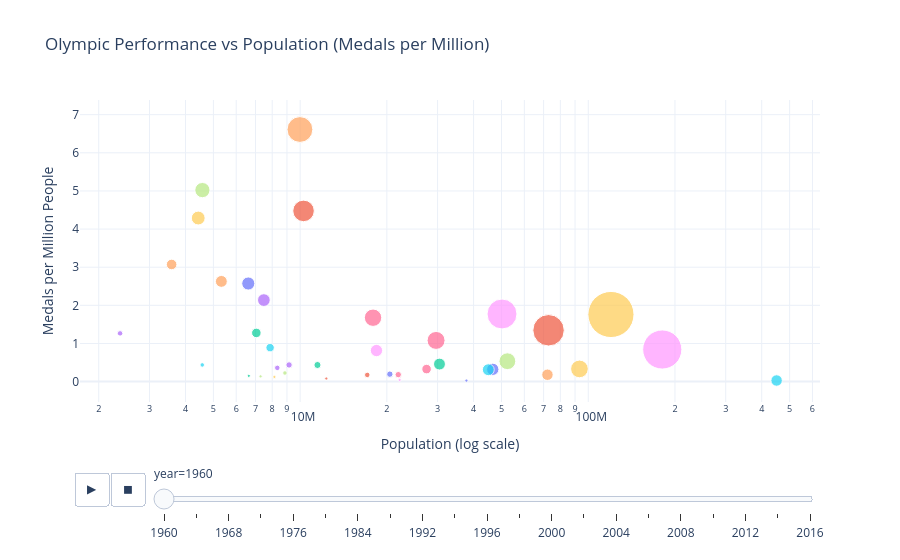

This figure's notebook cell:
### Markdown cell above
### 6.2 Medals vs population

### Code cell
medals_df = olympics[
    olympics["medal"].notna() &
    olympics["population"].notna()
].copy()

country_year = (
    medals_df
    .groupby(["year", "country"], as_index=False)
    .agg(
        medal_count=("medal", "count"),
        population=("population", "median")
    )
)

# Compute medals per million people
country_year["medals_per_million"] = (
    country_year["medal_count"] / country_year["population"] * 1_000_000
)

# Optional: filter out tiny countries to avoid extreme values
country_year = country_year[country_year["population"] > 1_000_000]

fig = px.scatter(
    country_year,
    x="population",
    y="medals_per_million",
    size="medal_count",
    color="country",
    hover_name="country",
    animation_frame="year",
    log_x=True,
    size_max=50,
    title="Olympic Performance vs Population (Medals per Million)"
)

fig.update_layout(
    template="plotly_white",
    xaxis_title="Population (log scale)",
    yaxis_title="Medals per Million People",
    showlegend=False
)

fig.show()

### Figure 1 — Plotly figure (JSON) as saved in the notebook; plotly's stock layout.template omitted (floating-point values rounded to 4 significant figures)
{"data": [{"hovertemplate": "<b>%{hovertext}</b><br><br>country=Argentina<br>year=1960<br>population=%{x}<br>medals_per_million=%{y}<br>medal_count=%{marker.size}<extra></extra>", "hovertext": ["Argentina"], "legendgroup": "Argentina", "marker": {"color": "#636efa", "size": [4], "sizemode": "area", "sizeref": 0.1984, "symbol": "circle"}, "mode": "markers", "name": "Argentina", "orientation": "v", "showlegend": true, "type": "scatter", "x": [20480000.0], "xaxis": "x", "y": [0.1953], "yaxis": "y"}, {"hovertemplate": "<b>%{hovertext}</b><br><br>country=Australia<br>year=1960<br>population=%{x}<br>medals_per_million=%{y}<br>medal_count=%{marker.size}<extra></extra>", "hovertext": ["Australia"], "legendgroup": "Australia", "marker": {"color": "#EF553B", "size": [46], "sizemode": "area", "sizeref": 0.1984, "symbol": "circle"}, "mode": "markers", "name": "Australia", "orientation": "v", "showlegend": true, "type": "scatter", "x": [10280000.0], "xaxis": "x", "y": [4.476], "yaxis": "y"}, {"hovertemplate": "<b>%{hovertext}</b><br><br>country=Austria<br>year=1960<br>population=%{x}<br>medals_per_million=%{y}<br>medal_count=%{marker.size}<extra></extra>", "hovertext": ["Austria"], "legendgroup": "Austria", "marker": {"color": "#00cc96", "size": [9], "sizemode": "area", "sizeref": 0.1984, "symbol": "circle"}, "mode": "markers", "name": "Austria", "orientation": "v", "showlegend": true, "type": "scatter", "x": [7048000.0], "xaxis": "x", "y": [1.277], "yaxis": "y"}, {"hovertemplate": "<b>%{hovertext}</b><br><br>country=Belgium<br>year=1960<br>population=%{x}<br>medals_per_million=%{y}<br>medal_count=%{marker.size}<extra></extra>", "hovertext": ["Belgium"], "legendgroup": "Belgium", "marker": {"color": "#ab63fa", "size": [4], "sizemode": "area", "sizeref": 0.1984, "symbol": "circle"}, "mode": "markers", "name": "Belgium", "orientation": "v", "showlegend": true, "type": "scatter", "x": [9153000.0], "xaxis": "x", "y": [0.437], "yaxis": "y"}, {"hovertemplate": "<b>%{hovertext}</b><br><br>country=Brazil<br>year=1960<br>population=%{x}<br>medals_per_million=%{y}<br>medal_count=%{marker.size}<extra></extra>", "hovertext": ["Brazil"], "legendgroup": "Brazil", "marker": {"color": "#FFA15A", "size": [13], "sizemode": "area", "sizeref": 0.1984, "symbol": "circle"}, "mode": "markers", "name": "Brazil", "orientation": "v", "showlegend": true, "type": "scatter", "x": [72180000.0], "xaxis": "x", "y": [0.1801], "yaxis": "y"}, {"hovertemplate": "<b>%{hovertext}</b><br><br>country=Bulgaria<br>year=1960<br>population=%{x}<br>medals_per_million=%{y}<br>medal_count=%{marker.size}<extra></extra>", "hovertext": ["Bulgaria"], "legendgroup": "Bulgaria", "marker": {"color": "#19d3f3", "size": [7], "sizemode": "area", "sizeref": 0.1984, "symbol": "circle"}, "mode": "markers", "name": "Bulgaria", "orientation": "v", "showlegend": true, "type": "scatter", "x": [7867000.0], "xaxis": "x", "y": [0.8898], "yaxis": "y"}, {"hovertemplate": "<b>%{hovertext}</b><br><br>country=Canada<br>year=1960<br>population=%{x}<br>medals_per_million=%{y}<br>medal_count=%{marker.size}<extra></extra>", "hovertext": ["Canada"], "legendgroup": "Canada", "marker": {"color": "#FF6692", "size": [30], "sizemode": "area", "sizeref": 0.1984, "symbol": "circle"}, "mode": "markers", "name": "Canada", "orientation": "v", "showlegend": true, "type": "scatter", "x": [17910000.0], "xaxis": "x", "y": [1.675], "yaxis": "y"}, {"hovertemplate": "<b>%{hovertext}</b><br><br>country=Denmark<br>year=1960<br>population=%{x}<br>medals_per_million=%{y}<br>medal_count=%{marker.size}<extra></extra>", "hovertext": ["Denmark"], "legendgroup": "Denmark", "marker": {"color": "#B6E880", "size": [23], "sizemode": "area", "sizeref": 0.1984, "symbol": "circle"}, "mode": "markers", "name": "Denmark", "orientation": "v", "showlegend": true, "type": "scatter", "x": [4580000.0], "xaxis": "x", "y": [5.022], "yaxis": "y"}, {"hovertemplate": "<b>%{hovertext}</b><br><br>country=Ethiopia<br>year=1960<br>population=%{x}<br>medals_per_million=%{y}<br>medal_count=%{marker.size}<extra></extra>", "hovertext": ["Ethiopia"], "legendgroup": "Ethiopia", "marker": {"color": "#FF97FF", "size": [1], "sizemode": "area", "sizeref": 0.1984, "symbol": "circle"}, "mode": "markers", "name": "Ethiopia", "orientation": "v", "showlegend": true, "type": "scatter", "x": [22150000.0], "xaxis": "x", "y": [0.04514], "yaxis": "y"}, {"hovertemplate": "<b>%{hovertext}</b><br><br>country=Finland<br>year=1960<br>population=%{x}<br>medals_per_million=%{y}<br>medal_count=%{marker.size}<extra></extra>", "hovertext": ["Finland"], "legendgroup": "Finland", "marker": {"color": "#FECB52", "size": [19], "sizemode": "area", "sizeref": 0.1984, "symbol": "circle"}, "mode": "markers", "name": "Finland", "orientation": "v", "showlegend": true, "type": "scatter", "x": [4430000.0], "xaxis": "x", "y": [4.289], "yaxis": "y"}, {"hovertemplate": "<b>%{hovertext}</b><br><br>country=France<br>year=1960<br>population=%{x}<br>medals_per_million=%{y}<br>medal_count=%{marker.size}<extra></extra>", "hovertext": ["France"], "legendgroup": "France", "marker": {"color": "#636efa", "size": [15], "sizemode": "area", "sizeref": 0.1984, "symbol": "circle"}, "mode": "markers", "name": "France", "orientation": "v", "showlegend": true, "type": "scatter", "x": [46620000.0], "xaxis": "x", "y": [0.3217], "yaxis": "y"}, {"hovertemplate": "<b>%{hovertext}</b><br><br>country=Germany<br>year=1960<br>population=%{x}<br>medals_per_million=%{y}<br>medal_count=%{marker.size}<extra></extra>", "hovertext": ["Germany"], "legendgroup": "Germany", "marker": {"color": "#EF553B", "size": [98], "sizemode": "area", "sizeref": 0.1984, "symbol": "circle"}, "mode": "markers", "name": "Germany", "orientation": "v", "showlegend": true, "type": "scatter", "x": [72810000.0], "xaxis": "x", "y": [1.346], "yaxis": "y"}, {"hovertemplate": "<b>%{hovertext}</b><br><br>country=Ghana<br>year=1960<br>population=%{x}<br>medals_per_million=%{y}<br>medal_count=%{marker.size}<extra></extra>", "hovertext": ["Ghana"], "legendgroup": "Ghana", "marker": {"color": "#00cc96", "size": [1], "sizemode": "area", "sizeref": 0.1984, "symbol": "circle"}, "mode": "markers", "name": "Ghana", "orientation": "v", "showlegend": true, "type": "scatter", "x": [6635000.0], "xaxis": "x", "y": [0.1507], "yaxis": "y"}, {"hovertemplate": "<b>%{hovertext}</b><br><br>country=Greece<br>year=1960<br>population=%{x}<br>medals_per_million=%{y}<br>medal_count=%{marker.size}<extra></extra>", "hovertext": ["Greece"], "legendgroup": "Greece", "marker": {"color": "#ab63fa", "size": [3], "sizemode": "area", "sizeref": 0.1984, "symbol": "circle"}, "mode": "markers", "name": "Greece", "orientation": "v", "showlegend": true, "type": "scatter", "x": [8332000.0], "xaxis": "x", "y": [0.3601], "yaxis": "y"}, {"hovertemplate": "<b>%{hovertext}</b><br><br>country=Hungary<br>year=1960<br>population=%{x}<br>medals_per_million=%{y}<br>medal_count=%{marker.size}<extra></extra>", "hovertext": ["Hungary"], "legendgroup": "Hungary", "marker": {"color": "#FFA15A", "size": [66], "sizemode": "area", "sizeref": 0.1984, "symbol": "circle"}, "mode": "markers", "name": "Hungary", "orientation": "v", "showlegend": true, "type": "scatter", "x": [9984000.0], "xaxis": "x", "y": [6.611], "yaxis": "y"}, {"hovertemplate": "<b>%{hovertext}</b><br><br>country=India<br>year=1960<br>population=%{x}<br>medals_per_million=%{y}<br>medal_count=%{marker.size}<extra></extra>", "hovertext": ["India"], "legendgroup": "India", "marker": {"color": "#19d3f3", "size": [13], "sizemode": "area", "sizeref": 0.1984, "symbol": "circle"}, "mode": "markers", "name": "India", "orientation": "v", "showlegend": true, "type": "scatter", "x": [450500000.0], "xaxis": "x", "y": [0.02885], "yaxis": "y"}, {"hovertemplate": "<b>%{hovertext}</b><br><br>country=Iran<br>year=1960<br>population=%{x}<br>medals_per_million=%{y}<br>medal_count=%{marker.size}<extra></extra>", "hovertext": ["Iran"], "legendgroup": "Iran", "marker": {"color": "#FF6692", "size": [4], "sizemode": "area", "sizeref": 0.1984, "symbol": "circle"}, "mode": "markers", "name": "Iran", "orientation": "v", "showlegend": true, "type": "scatter", "x": [21910000.0], "xaxis": "x", "y": [0.1826], "yaxis": "y"}, {"hovertemplate": "<b>%{hovertext}</b><br><br>country=Iraq<br>year=1960<br>population=%{x}<br>medals_per_million=%{y}<br>medal_count=%{marker.size}<extra></extra>", "hovertext": ["Iraq"], "legendgroup": "Iraq", "marker": {"color": "#B6E880", "size": [1], "sizemode": "area", "sizeref": 0.1984, "symbol": "circle"}, "mode": "markers", "name": "Iraq", "orientation": "v", "showlegend": true, "type": "scatter", "x": [7290000.0], "xaxis": "x", "y": [0.1372], "yaxis": "y"}, {"hovertemplate": "<b>%{hovertext}</b><br><br>country=Italy<br>year=1960<br>population=%{x}<br>medals_per_million=%{y}<br>medal_count=%{marker.size}<extra></extra>", "hovertext": ["Italy"], "legendgroup": "Italy", "marker": {"color": "#FF97FF", "size": [89], "sizemode": "area", "sizeref": 0.1984, "symbol": "circle"}, "mode": "markers", "name": "Italy", "orientation": "v", "showlegend": true, "type": "scatter", "x": [50200000.0], "xaxis": "x", "y": [1.773], "yaxis": "y"}, {"hovertemplate": "<b>%{hovertext}</b><br><br>country=Japan<br>year=1960<br>population=%{x}<br>medals_per_million=%{y}<br>medal_count=%{marker.size}<extra></extra>", "hovertext": ["Japan"], "legendgroup": "Japan", "marker": {"color": "#FECB52", "size": [31], "sizemode": "area", "sizeref": 0.1984, "symbol": "circle"}, "mode": "markers", "name": "Japan", "orientation": "v", "showlegend": true, "type": "scatter", "x": [93220000.0], "xaxis": "x", "y": [0.3326], "yaxis": "y"}, {"hovertemplate": "<b>%{hovertext}</b><br><br>country=Mexico<br>year=1960<br>population=%{x}<br>medals_per_million=%{y}<br>medal_count=%{marker.size}<extra></extra>", "hovertext": ["Mexico"], "legendgroup": "Mexico", "marker": {"color": "#636efa", "size": [1], "sizemode": "area", "sizeref": 0.1984, "symbol": "circle"}, "mode": "markers", "name": "Mexico", "orientation": "v", "showlegend": true, "type": "scatter", "x": [37770000.0], "xaxis": "x", "y": [0.02647], "yaxis": "y"}, {"hovertemplate": "<b>%{hovertext}</b><br><br>country=Morocco<br>year=1960<br>population=%{x}<br>medals_per_million=%{y}<br>medal_count=%{marker.size}<extra></extra>", "hovertext": ["Morocco"], "legendgroup": "Morocco", "marker": {"color": "#EF553B", "size": [1], "sizemode": "area", "sizeref": 0.1984, "symbol": "circle"}, "mode": "markers", "name": "Morocco", "orientation": "v", "showlegend": true, "type": "scatter", "x": [12330000.0], "xaxis": "x", "y": [0.08111], "yaxis": "y"}, {"hovertemplate": "<b>%{hovertext}</b><br><br>country=Netherlands<br>year=1960<br>population=%{x}<br>medals_per_million=%{y}<br>medal_count=%{marker.size}<extra></extra>", "hovertext": ["Netherlands"], "legendgroup": "Netherlands", "marker": {"color": "#00cc96", "size": [5], "sizemode": "area", "sizeref": 0.1984, "symbol": "circle"}, "mode": "markers", "name": "Netherlands", "orientation": "v", "showlegend": true, "type": "scatter", "x": [11490000.0], "xaxis": "x", "y": [0.4353], "yaxis": "y"}, {"hovertemplate": "<b>%{hovertext}</b><br><br>country=New Zealand<br>year=1960<br>population=%{x}<br>medals_per_million=%{y}<br>medal_count=%{marker.size}<extra></extra>", "hovertext": ["New Zealand"], "legendgroup": "New Zealand", "marker": {"color": "#ab63fa", "size": [3], "sizemode": "area", "sizeref": 0.1984, "symbol": "circle"}, "mode": "markers", "name": "New Zealand", "orientation": "v", "showlegend": true, "type": "scatter", "x": [2372000.0], "xaxis": "x", "y": [1.265], "yaxis": "y"}, {"hovertemplate": "<b>%{hovertext}</b><br><br>country=Norway<br>year=1960<br>population=%{x}<br>medals_per_million=%{y}<br>medal_count=%{marker.size}<extra></extra>", "hovertext": ["Norway"], "legendgroup": "Norway", "marker": {"color": "#FFA15A", "size": [11], "sizemode": "area", "sizeref": 0.1984, "symbol": "circle"}, "mode": "markers", "name": "Norway", "orientation": "v", "showlegend": true, "type": "scatter", "x": [3581000.0], "xaxis": "x", "y": [3.072], "yaxis": "y"}, {"hovertemplate": "<b>%{hovertext}</b><br><br>country=Pakistan<br>year=1960<br>population=%{x}<br>medals_per_million=%{y}<br>medal_count=%{marker.size}<extra></extra>", "hovertext": ["Pakistan"], "legendgroup": "Pakistan", "marker": {"color": "#19d3f3", "size": [14], "sizemode": "area", "sizeref": 0.1984, "symbol": "circle"}, "mode": "markers", "name": "Pakistan", "orientation": "v", "showlegend": true, "type": "scatter", "x": [44990000.0], "xaxis": "x", "y": [0.3112], "yaxis": "y"}, {"hovertemplate": "<b>%{hovertext}</b><br><br>country=Poland<br>year=1960<br>population=%{x}<br>medals_per_million=%{y}<br>medal_count=%{marker.size}<extra></extra>", "hovertext": ["Poland"], "legendgroup": "Poland", "marker": {"color": "#FF6692", "size": [32], "sizemode": "area", "sizeref": 0.1984, "symbol": "circle"}, "mode": "markers", "name": "Poland", "orientation": "v", "showlegend": true, "type": "scatter", "x": [29640000.0], "xaxis": "x", "y": [1.08], "yaxis": "y"}, {"hovertemplate": "<b>%{hovertext}</b><br><br>country=Portugal<br>year=1960<br>population=%{x}<br>medals_per_million=%{y}<br>medal_count=%{marker.size}<extra></extra>", "hovertext": ["Portugal"], "legendgroup": "Portugal", "marker": {"color": "#B6E880", "size": [2], "sizemode": "area", "sizeref": 0.1984, "symbol": "circle"}, "mode": "markers", "name": "Portugal", "orientation": "v", "showlegend": true, "type": "scatter", "x": [8858000.0], "xaxis": "x", "y": [0.2258], "yaxis": "y"}, {"hovertemplate": "<b>%{hovertext}</b><br><br>country=Romania<br>year=1960<br>population=%{x}<br>medals_per_million=%{y}<br>medal_count=%{marker.size}<extra></extra>", "hovertext": ["Romania"], "legendgroup": "Romania", "marker": {"color": "#FF97FF", "size": [15], "sizemode": "area", "sizeref": 0.1984, "symbol": "circle"}, "mode": "markers", "name": "Romania", "orientation": "v", "showlegend": true, "type": "scatter", "x": [18410000.0], "xaxis": "x", "y": [0.8149], "yaxis": "y"}, {"hovertemplate": "<b>%{hovertext}</b><br><br>country=Russia<br>year=1960<br>population=%{x}<br>medals_per_million=%{y}<br>medal_count=%{marker.size}<extra></extra>", "hovertext": ["Russia"], "legendgroup": "Russia", "marker": {"color": "#FECB52", "size": [211], "sizemode": "area", "sizeref": 0.1984, "symbol": "circle"}, "mode": "markers", "name": "Russia", "orientation": "v", "showlegend": true, "type": "scatter", "x": [119900000.0], "xaxis": "x", "y": [1.76], "yaxis": "y"}, {"hovertemplate": "<b>%{hovertext}</b><br><br>country=Serbia<br>year=1960<br>population=%{x}<br>medals_per_million=%{y}<br>medal_count=%{marker.size}<extra></extra>", "hovertext": ["Serbia"], "legendgroup": "Serbia", "marker": {"color": "#636efa", "size": [17], "sizemode": "area", "sizeref": 0.1984, "symbol": "circle"}, "mode": "markers", "name": "Serbia", "orientation": "v", "showlegend": true, "type": "scatter", "x": [6608000.0], "xaxis": "x", "y": [2.573], "yaxis": "y"}, {"hovertemplate": "<b>%{hovertext}</b><br><br>country=South Africa<br>year=1960<br>population=%{x}<br>medals_per_million=%{y}<br>medal_count=%{marker.size}<extra></extra>", "hovertext": ["South Africa"], "legendgroup": "South Africa", "marker": {"color": "#EF553B", "size": [3], "sizemode": "area", "sizeref": 0.1984, "symbol": "circle"}, "mode": "markers", "name": "South Africa", "orientation": "v", "showlegend": true, "type": "scatter", "x": [17100000.0], "xaxis": "x", "y": [0.1754], "yaxis": "y"}, {"hovertemplate": "<b>%{hovertext}</b><br><br>country=Spain<br>year=1960<br>population=%{x}<br>medals_per_million=%{y}<br>medal_count=%{marker.size}<extra></extra>", "hovertext": ["Spain"], "legendgroup": "Spain", "marker": {"color": "#00cc96", "size": [14], "sizemode": "area", "sizeref": 0.1984, "symbol": "circle"}, "mode": "markers", "name": "Spain", "orientation": "v", "showlegend": true, "type": "scatter", "x": [30460000.0], "xaxis": "x", "y": [0.4597], "yaxis": "y"}, {"hovertemplate": "<b>%{hovertext}</b><br><br>country=Sweden<br>year=1960<br>population=%{x}<br>medals_per_million=%{y}<br>medal_count=%{marker.size}<extra></extra>", "hovertext": ["Sweden"], "legendgroup": "Sweden", "marker": {"color": "#ab63fa", "size": [16], "sizemode": "area", "sizeref": 0.1984, "symbol": "circle"}, "mode": "markers", "name": "Sweden", "orientation": "v", "showlegend": true, "type": "scatter", "x": [7485000.0], "xaxis": "x", "y": [2.138], "yaxis": "y"}, {"hovertemplate": "<b>%{hovertext}</b><br><br>country=Switzerland<br>year=1960<br>population=%{x}<br>medals_per_million=%{y}<br>medal_count=%{marker.size}<extra></extra>", "hovertext": ["Switzerland"], "legendgroup": "Switzerland", "marker": {"color": "#FFA15A", "size": [14], "sizemode": "area", "sizeref": 0.1984, "symbol": "circle"}, "mode": "markers", "name": "Switzerland", "orientation": "v", "showlegend": true, "type": "scatter", "x": [5328000.0], "xaxis": "x", "y": [2.628], "yaxis": "y"}, {"hovertemplate": "<b>%{hovertext}</b><br><br>country=Syria<br>year=1960<br>population=%{x}<br>medals_per_million=%{y}<br>medal_count=%{marker.size}<extra></extra>", "hovertext": ["Syria"], "legendgroup": "Syria", "marker": {"color": "#19d3f3", "size": [2], "sizemode": "area", "sizeref": 0.1984, "symbol": "circle"}, "mode": "markers", "name": "Syria", "orientation": "v", "showlegend": true, "type": "scatter", "x": [4574000.0], "xaxis": "x", "y": [0.4373], "yaxis": "y"}, {"hovertemplate": "<b>%{hovertext}</b><br><br>country=Turkey<br>year=1960<br>population=%{x}<br>medals_per_million=%{y}<br>medal_count=%{marker.size}<extra></extra>", "hovertext": ["Turkey"], "legendgroup": "Turkey", "marker": {"color": "#FF6692", "size": [9], "sizemode": "area", "sizeref": 0.1984, "symbol": "circle"}, "mode": "markers", "name": "Turkey", "orientation": "v", "showlegend": true, "type": "scatter", "x": [27470000.0], "xaxis": "x", "y": [0.3276], "yaxis": "y"}, {"hovertemplate": "<b>%{hovertext}</b><br><br>country=UK<br>year=1960<br>population=%{x}<br>medals_per_million=%{y}<br>medal_count=%{marker.size}<extra></extra>", "hovertext": ["UK"], "legendgroup": "UK", "marker": {"color": "#B6E880", "size": [28], "sizemode": "area", "sizeref": 0.1984, "symbol": "circle"}, "mode": "markers", "name": "UK", "orientation": "v", "showlegend": true, "type": "scatter", "x": [52400000.0], "xaxis": "x", "y": [0.5344], "yaxis": "y"}, {"hovertemplate": "<b>%{hovertext}</b><br><br>country=USA<br>year=1960<br>population=%{x}<br>medals_per_million=%{y}<br>medal_count=%{marker.size}<extra></extra>", "hovertext": ["USA"], "legendgroup": "USA", "marker": {"color": "#FF97FF", "size": [152], "sizemode": "area", "sizeref": 0.1984, "symbol": "circle"}, "mode": "markers", "name": "USA", "orientation": "v", "showlegend": true, "type": "scatter", "x": [180700000.0], "xaxis": "x", "y": [0.8413], "yaxis": "y"}, {"hovertemplate": "<b>%{hovertext}</b><br><br>country=Venezuela<br>year=1960<br>population=%{x}<br>medals_per_million=%{y}<br>medal_count=%{marker.size}<extra></extra>", "hovertext": ["Venezuela"], "legendgroup": "Venezuela", "marker": {"color": "#FECB52", "size": [1], "sizemode": "area", "sizeref": 0.1984, "symbol": "circle"}, "mode": "markers", "name": "Venezuela", "orientation": "v", "showlegend": true, "type": "scatter", "x": [8142000.0], "xaxis": "x", "y": [0.1228], "yaxis": "y"}], "layout": {"legend": {"itemsizing": "constant", "title": {"text": "country"}, "tracegroupgap": 0}, "showlegend": false, "sliders": [{"active": 0, "currentvalue": {"prefix": "year="}, "len": 0.9, "pad": {"b": 10, "t": 60}, "steps": [{"args": [["1960"], {"frame": {"duration": 0, "redraw": false}, "fromcurrent": true, "mode": "immediate", "transition": {"duration": 0, "easing": "linear"}}], "label": "1960", "method": "animate"}, {"args": [["1964"], {"frame": {"duration": 0, "redraw": false}, "fromcurrent": true, "mode": "immediate", "transition": {"duration": 0, "easing": "linear"}}], "label": "1964", "method": "animate"}, {"args": [["1968"], {"frame": {"duration": 0, "redraw": false}, "fromcurrent": true, "mode": "immediate", "transition": {"duration": 0, "easing": "linear"}}], "label": "1968", "method": "animate"}, {"args": [["1972"], {"frame": {"duration": 0, "redraw": false}, "fromcurrent": true, "mode": "immediate", "transition": {"duration": 0, "easing": "linear"}}], "label": "1972", "method": "animate"}, {"args": [["1976"], {"frame": {"duration": 0, "redraw": false}, "fromcurrent": true, "mode": "immediate", "transition": {"duration": 0, "easing": "linear"}}], "label": "1976", "method": "animate"}, {"args": [["1980"], {"frame": {"duration": 0, "redraw": false}, "fromcurrent": true, "mode": "immediate", "transition": {"duration": 0, "easing": "linear"}}], "label": "1980", "method": "animate"}, {"args": [["1984"], {"frame": {"duration": 0, "redraw": false}, "fromcurrent": true, "mode": "immediate", "transition": {"duration": 0, "easing": "linear"}}], "label": "1984", "method": "animate"}, {"args": [["1988"], {"frame": {"duration": 0, "redraw": false}, "fromcurrent": true, "mode": "immediate", "transition": {"duration": 0, "easing": "linear"}}], "label": "1988", "method": "animate"}, {"args": [["1992"], {"frame": {"duration": 0, "redraw": false}, "fromcurrent": true, "mode": "immediate", "transition": {"duration": 0, "easing": "linear"}}], "label": "1992", "method": "animate"}, {"args": [["1994"], {"frame": {"duration": 0, "redraw": false}, "fromcurrent": true, "mode": "immediate", "transition": {"duration": 0, "easing": "linear"}}], "label": "1994", "method": "animate"}, {"args": [["1996"], {"frame": {"duration": 0, "redraw": false}, "fromcurrent": true, "mode": "immediate", "transition": {"duration": 0, "easing": "linear"}}], "label": "1996", "method": "animate"}, {"args": [["1998"], {"frame": {"duration": 0, "redraw": false}, "fromcurrent": true, "mode": "immediate", "transition": {"duration": 0, "easing": "linear"}}], "label": "1998", "method": "animate"}, {"args": [["2000"], {"frame": {"duration": 0, "redraw": false}, "fromcurrent": true, "mode": "immediate", "transition": {"duration": 0, "easing": "linear"}}], "label": "2000", "method": "animate"}, {"args": [["2002"], {"frame": {"duration": 0, "redraw": false}, "fromcurrent": true, "mode": "immediate", "transition": {"duration": 0, "easing": "linear"}}], "label": "2002", "method": "animate"}, {"args": [["2004"], {"frame": {"duration": 0, "redraw": false}, "fromcurrent": true, "mode": "immediate", "transition": {"duration": 0, "easing": "linear"}}], "label": "2004", "method": "animate"}, {"args": [["2006"], {"frame": {"duration": 0, "redraw": false}, "fromcurrent": true, "mode": "immediate", "transition": {"duration": 0, "easing": "linear"}}], "label": "2006", "method": "animate"}, {"args": [["2008"], {"frame": {"duration": 0, "redraw": false}, "fromcurrent": true, "mode": "immediate", "transition": {"duration": 0, "easing": "linear"}}], "label": "2008", "method": "animate"}, {"args": [["2010"], {"frame": {"duration": 0, "redraw": false}, "fromcurrent": true, "mode": "immediate", "transition": {"duration": 0, "easing": "linear"}}], "label": "2010", "method": "animate"}, {"args": [["2012"], {"frame": {"duration": 0, "redraw": false}, "fromcurrent": true, "mode": "immediate", "transition": {"duration": 0, "easing": "linear"}}], "label": "2012", "method": "animate"}, {"args": [["2014"], {"frame": {"duration": 0, "redraw": false}, "fromcurrent": true, "mode": "immediate", "transition": {"duration": 0, "easing": "linear"}}], "label": "2014", "method": "animate"}, {"args": [["2016"], {"frame": {"duration": 0, "redraw": false}, "fromcurrent": true, "mode": "immediate", "transition": {"duration": 0, "easing": "linear"}}], "label": "2016", "method": "animate"}], "x": 0.1, "xanchor": "left", "y": 0, "yanchor": "top"}], "title": {"text": "Olympic Performance vs Population (Medals per Million)"}, "updatemenus": [{"buttons": [{"args": [null, {"frame": {"duration": 500, "redraw": false}, "fromcurrent": true, "mode": "immediate", "transition": {"duration": 500, "easing": "linear"}}], "label": "&#9654;", "method": "animate"}, {"args": [[null], {"frame": {"duration": 0, "redraw": false}, "fromcurrent": true, "mode": "immediate", "transition": {"duration": 0, "easing": "linear"}}], "label": "&#9724;", "method": "animate"}], "direction": "left", "pad": {"r": 10, "t": 70}, "showactive": false, "type": "buttons", "x": 0.1, "xanchor": "right", "y": 0, "yanchor": "top"}], "xaxis": {"anchor": "y", "domain": [0, 1], "title": {"text": "Population (log scale)"}, "type": "log"}, "yaxis": {"anchor": "x", "domain": [0, 1], "title": {"text": "Medals per Million People"}}}}
